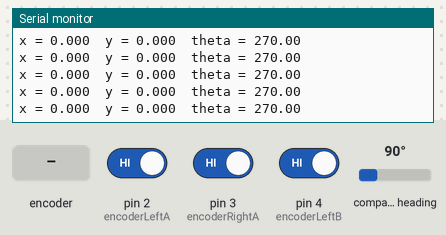
The sketch below on a simulated Arduino Uno, built with avr-gcc and run on an emulated ATmega328P. Shown: the last lines printed to the serial monitor. Inputs (shaded band) come from the test bench; at power-on: compass heading 90°, pin 2 (encoderLeftA) HIGH, pin 3 (encoderRightA) HIGH, pin 4 (encoderLeftB) HIGH.

Above: at 2.2 s.
2.3 s: compass heading set to 7°
At 2.38 s:
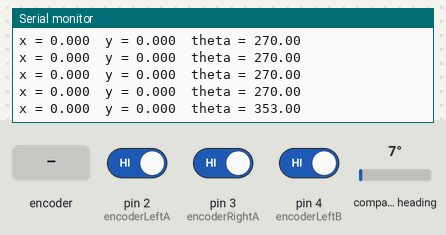
3.8 s: compass heading set to 269°
At 3.81 s:
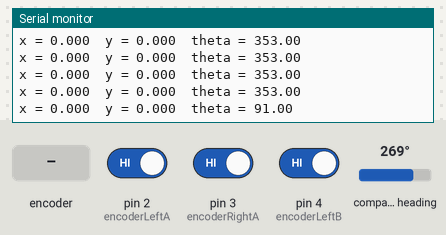
6.8 s: rotary encoder on pin 2 (encoderLeftA) / pin 4 (encoderLeftB) turned 1 step (first pin leading)
At 6.88 s:
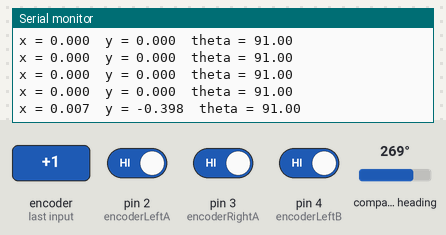
8.5 s: compass heading set to 352°
At 8.52 s:
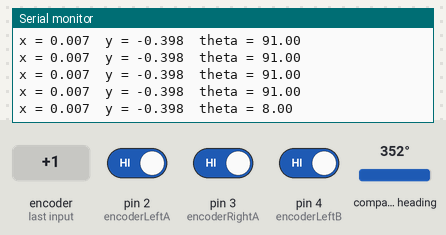
11.5 s: rotary encoder on pin 2 (encoderLeftA) / pin 4 (encoderLeftB) turned 1 step (first pin leading)
At 11.59 s:
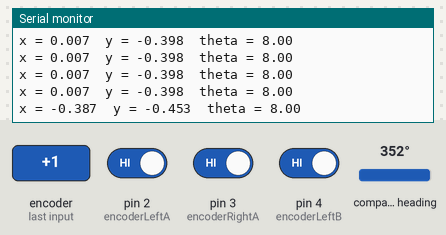
Timing chart, 0 to 14.2 s (numbered marks = the images above; inputs shaded):
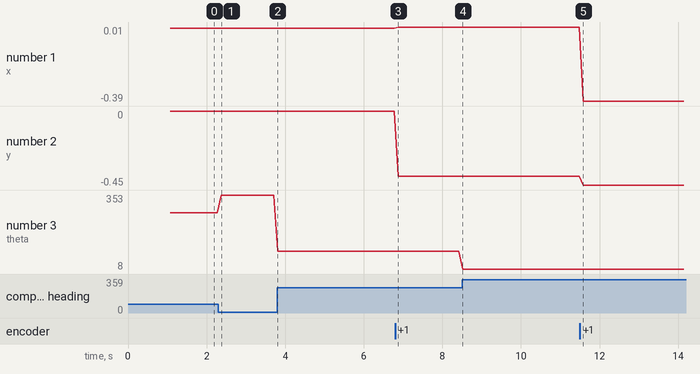

Measured:
- after the input at 2.3 s, the serial monitor: prints a new line after 0.07 s (image 1)
- after the input at 3.8 s, the serial monitor: prints a new line at once (image 2)
- after the input at 6.8 s, the serial monitor: prints a new line after 0.08 s (image 3)
- after the input at 8.5 s, the serial monitor: prints a new line at once (image 4)
- after the input at 11.5 s, the serial monitor: prints a new line after 0.09 s (image 5)
- plotted number 1: 0 → 0.01 after the input at 6.8 s, 0.01 → -0.39 after the input at 11.5 s
- plotted number 2: 0 → -0.4 after the input at 6.8 s, -0.4 → -0.45 after the input at 11.5 s
- plotted number 3: 270 → 353 after the input at 2.3 s, 353 → 91 after the input at 3.8 s, 91 → 8 after the input at 8.5 s

The sketch:

Co-ordinates_IMU_2Omni.ino
```cpp
/*
connections omni
encoder 1
red 5v
black gnd
white -  2
green - 4

encoder 2
red - 5v
black - gnd
green - 3
white - 5

PWM1 - 6
DIR1 - 7
PWM2 - 8
DIR2 - 9
*/
#include <Arduino.h>
#include <Wire.h>
#include <Adafruit_Sensor.h>
#include <Adafruit_BNO055.h>
#include <utility/imumaths.h> // Needed for quaternion math

// ---------------- ENCODER PINS ----------------
const int encoderLeftA = 2;
const int encoderLeftB = 4; //3;
const int encoderRightA = 3; //18;
const int encoderRightB = 5;  //19;

// ---------------- ROBOT CONSTANTS ----------------
const float pulsesPerRevLeft = 600.0;        //100.0;
const float pulsesPerRevRight = 400.0;       // 140.0;
const float wheelDiameter = 152.0;       // mm
const float wheelBase = 491.0;          //325.0;  // mm
const float wheelCircumference = PI * wheelDiameter;  // mm

// ---------------- ENCODER COUNTS ----------------
volatile long leftPulses = 0;
volatile long rightPulses = 0;

// ---------------- POSITION VARIABLES ----------------
float x = 0.0;     // meters
float y = 0.0;     // meters
float theta = 0.0; // degrees (orientation)

// Previous encoder pulses
long prevLeftPulses = 0;
long prevRightPulses = 0;

// ---------------- BNO055 IMU ----------------
Adafruit_BNO055 bno = Adafruit_BNO055(55);

// ---------------- WORKING ENCODER ISR ----------------
void leftEncoderISR() {
  int A = digitalRead(encoderLeftA);
  int B = digitalRead(encoderLeftB);

  if (A == B)
    leftPulses++;
  else
    leftPulses--;
}

void rightEncoderISR() {
  int A = digitalRead(encoderRightA);
  int B = digitalRead(encoderRightB);

  if (A == B)
    rightPulses++;
  else
    rightPulses--;
}

// ---------------- SETUP ----------------
void setup() {
  Serial.begin(9600);
  Wire.begin();

  if (!bno.begin()) {
    Serial.println("Failed to initialize BNO055!");
    while (1);
  }

  delay(1000);
  bno.setExtCrystalUse(true);

  pinMode(encoderLeftA, INPUT_PULLUP);
  pinMode(encoderLeftB, INPUT_PULLUP);
  pinMode(encoderRightA, INPUT_PULLUP);
  pinMode(encoderRightB, INPUT_PULLUP);

  attachInterrupt(digitalPinToInterrupt(encoderLeftA), leftEncoderISR, RISING);
  attachInterrupt(digitalPinToInterrupt(encoderRightA), rightEncoderISR, RISING);

  Serial.println("Odometry + BNO055 Quaternion IMU Started...");
  Serial.println("X (m)\tY (m)\tTheta (deg)");
}

// ---------------- LOOP ----------------
void loop() {
  long currentLeft = leftPulses;
  long currentRight = rightPulses;

  long deltaLeft = currentLeft - prevLeftPulses;
  long deltaRight = currentRight - prevRightPulses;

  prevLeftPulses = currentLeft;
  prevRightPulses = currentRight;

  float dLeft = (deltaLeft / pulsesPerRevLeft) * wheelCircumference;
  float dRight = (deltaRight / pulsesPerRevRight) * wheelCircumference;

  // Linear displacement (mm)
  float dCenter = (dRight + dLeft) / 2.0;

  // --------- Read Quaternion and Convert to Yaw ----------
  imu::Quaternion quat = bno.getQuat();

  float qw = quat.w();
  float qx = quat.x();
  float qy = quat.y();
  float qz = quat.z();

  // Yaw in radians
  float yawRad = atan2(2.0 * (qw * qz + qx * qy),
                       1.0 - 2.0 * (qy * qy + qz * qz));

  // Convert to degrees
  float yawDeg = yawRad * (180.0 / PI);

  // Normalize yaw to [0, 360)
  if (yawDeg < 0) yawDeg += 360.0;

  theta = yawDeg;


  // Update position (mm)
  if (abs(dLeft - dRight) < 5) {  // threshold in mm, tweak if needed
  float thetaRad = theta * PI / 180.0;   // Convert theta to radians for position update
  x += dCenter * cos(thetaRad);
  y += dCenter * sin(thetaRad);
}


  // Print position and orientation
  Serial.print("x = ");
  Serial.print(x, 3);
  Serial.print("\t");
  Serial.print("y = ");
  Serial.print(y, 3);
  Serial.print("\t");
  Serial.print("theta = ");
  Serial.println(theta, 2);

  delay(100);
}
```
